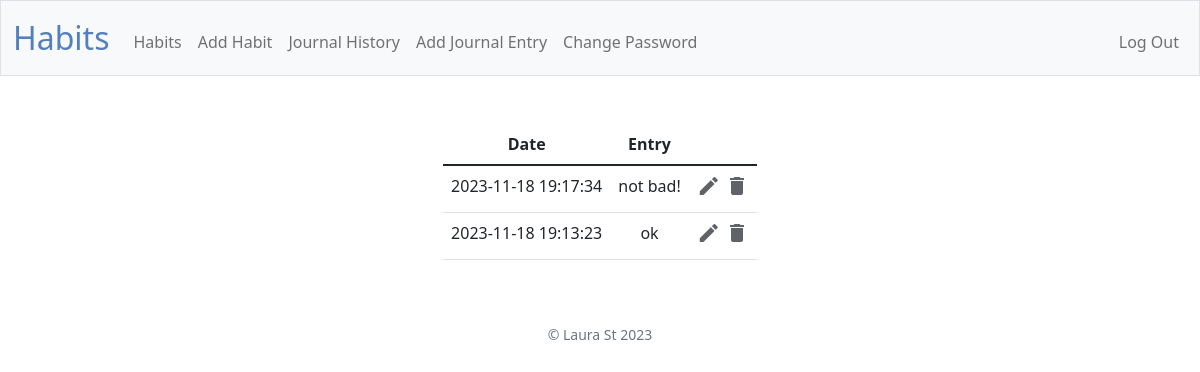
The app's page /journal-history (signed in) with its own data.
### tables this page shows
CREATE TABLE journal_entries (
    entry_id INTEGER PRIMARY KEY AUTOINCREMENT,
    user_id INTEGER,
    entry_content TEXT NOT NULL,
    created_at DATETIME DEFAULT CURRENT_TIMESTAMP,
    FOREIGN KEY (user_id) REFERENCES users(id)
);

### app.py (the view)
@app.route("/journal-history")
@login_required
def journal_history():
    entries = db.execute(
            "SELECT * FROM journal_entries WHERE user_id = ? ORDER BY created_at DESC", session.get("user_id")
    )
    return render_template("journal-history.html", entries=entries)

### app.py (called while the page is built)
@app.after_request
def after_request(response):
    response.headers["Cache-Control"] = "no-cache, no-store, must-revalidate"
    response.headers["Expires"] = 0
    response.headers["Pragma"] = "no-cache"
    return response

### helpers.py (called while the page is built)
def login_required(f):
    @wraps(f)
    def decorated_function(*args, **kwargs):
        if session.get("user_id") is None:
            return redirect("/login")
        return f(*args, **kwargs)
    return decorated_function

### templates/journal-history.html (shortened to what this page needs)
{% extends "layout.html" %}
{% block main %}
<table class="table mx-auto w-auto">
    <thead>
        <tr>
            <th>Date</th>
            <th>Entry</th>
            <th></th>
        </tr>
    </thead>
    <tbody>
        {% for entry in entries %}
        <tr>
            <td>{{entry.created_at}}</td>
            <td>{{entry.entry_content}}</td>
            <td>
                <a href="/edit-journal-entry/{{ entry.entry_id }}" class="icon-link"><span
                        class="material-icons grey_color">edit</span></a>
                <a href="/delete-journal-entry/{{ entry.entry_id }}" class="icon-link"><span
                        class="material-icons grey_color">delete</span></a>
            </td>
        </tr>
        {% endfor %}
    </tbody>
</table>
{% endblock %}

### static/styles.css (style rules this page uses)
.grey_color { color: #5f6368; }

### records on screen
journal_entries: created_at "2023-11-18 19:17:34", entry_content "not bad!"
journal_entries: created_at "2023-11-18 19:13:23", entry_content "ok"
